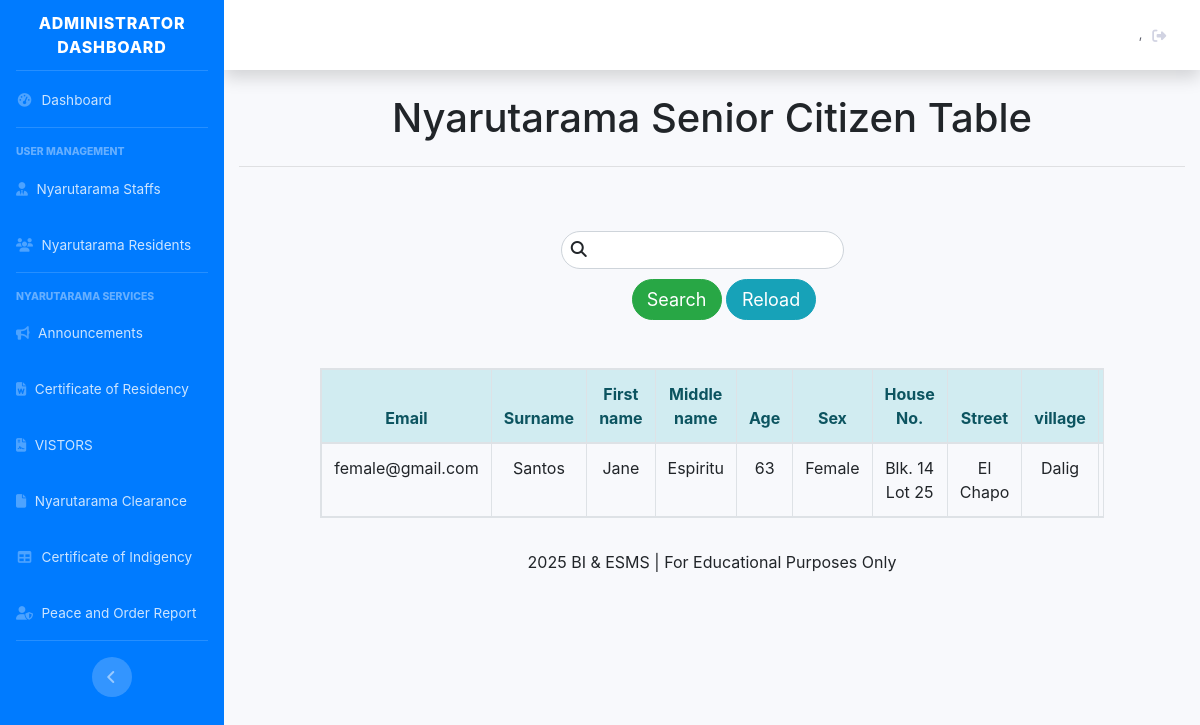
The page /admn_table_senior.php on the database its author committed.
### tables this page shows
CREATE TABLE `tbl_resident` (
  `id_resident` int(11) NOT NULL,
  `res_photo` mediumblob DEFAULT NULL,
  `email` varchar(255) NOT NULL,
  `password` varchar(255) NOT NULL,
  `lname` varchar(255) NOT NULL,
  `fname` varchar(255) NOT NULL,
  `mi` varchar(255) NOT NULL,
  `age` int(11) NOT NULL,
  `sex` varchar(255) NOT NULL,
  `status` varchar(255) NOT NULL,
  `houseno` varchar(255) DEFAULT NULL,
  `street` varchar(255) DEFAULT NULL,
  `brgy` varchar(255) DEFAULT NULL,
  `municipal` varchar(255) DEFAULT NULL,
  `address` varchar(255) DEFAULT NULL,
  `contact` varchar(255) NOT NULL,
  `bdate` date NOT NULL,
  `bplace` varchar(255) NOT NULL,
  `nationality` varchar(255) NOT NULL,
  `family_role` varchar(255) NOT NULL,
  `voter` varchar(255) DEFAULT NULL,
  `role` varchar(255) NOT NULL,
  `addedby` varchar(255) DEFAULT NULL
);

### classes/resident.class.php (called while the page is built, shortened)
<?php
    class ResidentClass extends BMISClass {
    public function view_resident_senior(){
        $connection = $this->openConn();
        $stmt = $connection->prepare("SELECT * FROM tbl_resident WHERE `age` >= 60");
        $stmt->execute();
        $view = $stmt->fetchAll();
        return $view;
    }
    }
?>

### admn_table_senior_search.php (the view, shortened to what this page needs)
<?php
	require 'classes/conn.php';
	if(isset($_POST['search_senior'])){
		$keyword = $_POST['keyword'];
?>
<table class="table table-hover table-bordered text-center table-responsive" >
	<thead class="alert-info">
		<tr>
			<th> Email </th>
			<th> Surname </th>
			<th> First name </th>
			<th> Middle name </th>
			<th> Age </th>
			<th> Sex </th>
			<th> House No. </th>
			<th> Street </th>
			<th> village </th>
			<th> Municipality </th>
			<th> Contact # </th>
		</tr>
	</thead>
	<tbody>
		<?php
			$stmnt = $conn->prepare("SELECT * FROM `tbl_resident` WHERE `lname` LIKE '%$keyword%' or  `mi` LIKE '%$keyword%' or  `fname` LIKE '%$keyword%'
			or `age` LIKE '%$keyword%' or  `sex` LIKE '%$keyword%' or  `houseno` LIKE '%$keyword%' or  `contact` LIKE '%$keyword%' or  `street` LIKE '%$keyword%'
			or  `brgy` LIKE '%$keyword%'
			or `email` LIKE '%$keyword%'");
			$stmnt->execute();
			while($view = $stmnt->fetch()){
		?>
			<tr>
				<td> <?= $view['email'];?> </td>
				<td> <?= $view['lname'];?> </td>
				<td> <?= $view['fname'];?> </td>
				<td> <?= $view['mi'];?> </td>
				<td> <?= $view['age'];?> </td>
				<td> <?= $view['sex'];?> </td>
				<td> <?= $view['houseno'];?> </td>
				<td> <?= $view['street'];?> </td>
				<td> <?= $view['brgy'];?> </td>
				<td> <?= $view['municipal'];?> </td>
				<td> <?= $view['contact'];?> </td>
			</tr>
		<?php
		}
		?>
	</tbody>
</table>
<?php
	}else{
?>
<table class="table table-hover table-bordered text-center table-responsive">
	<thead class="alert-info">
		<tr>
			<th> Email </th>
			<th> Surname </th>
			<th> First name </th>
			<th> Middle name </th>
			<th> Age </th>
			<th> Sex </th>
			<th> House No. </th>
			<th> Street </th>
			<th> village </th>
			<th> Municipality </th>
		</tr>
	</thead>
	<tbody>
		<?php if(is_array($view)) {?>
			<?php foreach($view as $view) {?>
				<tr>
					<td> <?= $view['email'];?> </td>
					<td> <?= $view['lname'];?> </td>
					<td> <?= $view['fname'];?> </td>
					<td> <?= $view['mi'];?> </td>
					<td> <?= $view['age'];?> </td>
					<td> <?= $view['sex'];?> </td>
					<td> <?= $view['houseno'];?> </td>
					<td> <?= $view['street'];?> </td>
					<td> <?= $view['brgy'];?> </td>
					<td> <?= $view['municipal'];?> </td>
				</tr>
			<?php
				}
			?>
		<?php
			}
		?>
	</tbody>
</table>
<link href="../BarangaySystem/customcss/regiformstyle.css" rel="stylesheet" type="text/css">
<link href="../BarangaySystem/bootstrap/css/bootstrap.css" rel="stylesheet" type="text/css">
<?php
	}
?>

### css/regiformstyle.css (style rules this page uses)
body { background-color:#fff !important; }

### rows shown on the page
tbl_resident: email "female@gmail.com", lname "Santos", fname "Jane", mi "Espiritu", age "63", sex "Female", houseno "Blk. 14 Lot 25", street "El Chapo", brgy "Dalig"
